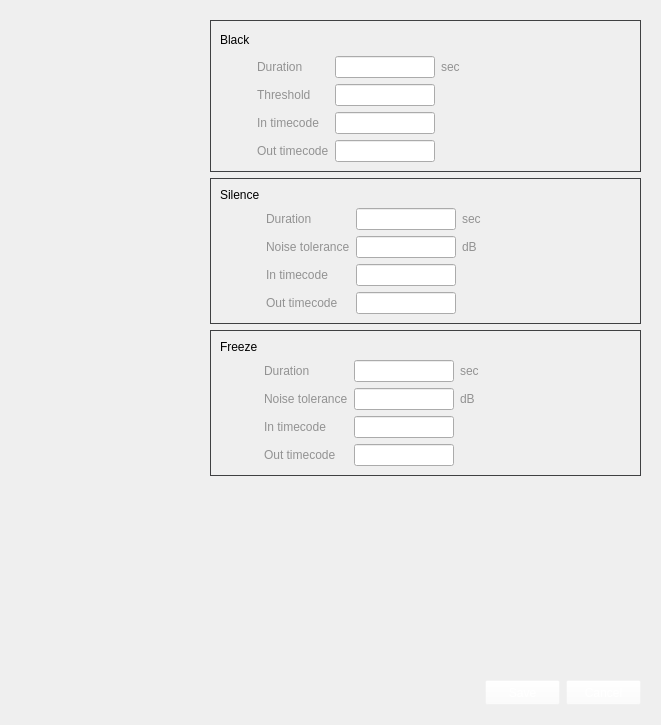
     <widget class="QWidget" name="page_2">
      <property name="geometry">
       <rect>
        <x>0</x>
        <y>0</y>
        <width>661</width>
        <height>725</height>
       </rect>
      </property>
      <attribute name="label">
       <string>Damage test</string>
      </attribute>
      <layout class="QGridLayout" name="gridLayout_16">
       <item row="0" column="1">
        <widget class="QFrame" name="main_frame_blckslnc">
         <layout class="QGridLayout" name="gridLayout_8">
          <item row="3" column="1">
           <spacer name="verticalSpacer_2">
            <property name="orientation">
             <enum>Qt::Vertical</enum>
            </property>
            <property name="sizeHint" stdset="0">
             <size>
              <width>20</width>
              <height>40</height>
             </size>
            </property>
           </spacer>
          </item>
          <item row="0" column="0" colspan="2">
           <widget class="QFrame" name="blck_frame">
            <property name="styleSheet">
             <string notr="true">QFrame#blck_frame{
     border: 1px solid rgb(63,64,66);
}</string>
            </property>
            <layout class="QGridLayout" name="gridLayout_13">
             <item row="1" column="1">
              <layout class="QGridLayout" name="gridLayout_11">
               <item row="1" column="0">
                <widget class="QLabel" name="Threshold_blck">
                 <property name="minimumSize">
                  <size>
                   <width>0</width>
                   <height>0</height>
                  </size>
                 </property>
                 <property name="baseSize">
                  <size>
                   <width>110</width>
                   <height>0</height>
                  </size>
                 </property>
                 <property name="styleSheet">
                  <string notr="true">color: rgb(146, 146, 146)</string>
                 </property>
                 <property name="text">
                  <string>Threshold</string>
                 </property>
                </widget>
               </item>
               <item row="0" column="1">
                <widget class="QLineEdit" name="blck_dur_txt">
                 <property name="minimumSize">
                  <size>
                   <width>60</width>
                   <height>0</height>
                  </size>
                 </property>
                 <property name="maximumSize">
                  <size>
                   <width>100</width>
                   <height>16777215</height>
                  </size>
                 </property>
                </widget>
               </item>
               <item row="0" column="0">
                <widget class="QLabel" name="Duration_blck">
                 <property name="minimumSize">
                  <size>
                   <width>0</width>
                   <height>0</height>
                  </size>
                 </property>
                 <property name="baseSize">
                  <size>
                   <width>110</width>
                   <height>0</height>
                  </size>
                 </property>
                 <property name="styleSheet">
                  <string notr="true">color: rgb(146, 146, 146)</string>
                 </property>
                 <property name="text">
                  <string>Duration</string>
                 </property>
                </widget>
               </item>
               <item row="1" column="1">
                <widget class="QLineEdit" name="blck_thr_txt">
                 <property name="minimumSize">
                  <size>
                   <width>60</width>
                   <height>0</height>
                  </size>
                 </property>
                 <property name="maximumSize">
                  <size>
                   <width>100</width>
                   <height>16777215</height>
                  </size>
                 </property>
                </widget>
               </item>
               <item row="0" column="2">
                <widget class="QLabel" name="Channels_8">
                 <property name="minimumSize">
                  <size>
                   <width>0</width>
                   <height>0</height>
                  </size>
                 </property>
                 <property name="baseSize">
                  <size>
                   <width>110</width>
                   <height>0</height>
                  </size>
                 </property>
                 <property name="styleSheet">
                  <string notr="true">color: rgb(146, 146, 146)</string>
                 </property>
                 <property name="text">
                  <string>sec</string>
                 </property>
                </widget>
               </item>
               <item row="2" column="0">
                <widget class="QLabel" name="NoiseTolerance_slnc_4">
                 <property name="minimumSize">
                  <size>
                   <width>0</width>
                   <height>0</height>
                  </size>
                 </property>
                 <property name="baseSize">
                  <size>
                   <width>110</width>
                   <height>0</height>
                  </size>
                 </property>
                 <property name="styleSheet">
                  <string notr="true">color: rgb(146, 146, 146)</string>
                 </property>
                 <property name="text">
                  <string>In timecode</string>
                 </property>
                </widget>
               </item>
               <item row="3" column="0">
                <widget class="QLabel" name="NoiseTolerance_slnc_5">
                 <property name="minimumSize">
                  <size>
                   <width>0</width>
                   <height>0</height>
                  </size>
                 </property>
                 <property name="baseSize">
                  <size>
                   <width>110</width>
                   <height>0</height>
                  </size>
                 </property>
                 <property name="styleSheet">
                  <string notr="true">color: rgb(146, 146, 146)</string>
                 </property>
                 <property name="text">
                  <string>Out timecode</string>
                 </property>
                </widget>
               </item>
               <item row="2" column="1">
                <widget class="QLineEdit" name="blck_tc_in">
                 <property name="minimumSize">
                  <size>
                   <width>60</width>
                   <height>0</height>
                  </size>
                 </property>
                 <property name="maximumSize">
                  <size>
                   <width>100</width>
                   <height>16777215</height>
                  </size>
                 </property>
                </widget>
               </item>
               <item row="3" column="1">
                <widget class="QLineEdit" name="blck_tc_out">
                 <property name="minimumSize">
                  <size>
                   <width>60</width>
                   <height>0</height>
                  </size>
                 </property>
                 <property name="maximumSize">
                  <size>
                   <width>100</width>
                   <height>16777215</height>
                  </size>
                 </property>
                </widget>
               </item>
              </layout>
             </item>
             <item row="0" column="0">
              <widget class="QLabel" name="Black_sett">
               <property name="minimumSize">
                <size>
                 <width>0</width>
                 <height>20</height>
                </size>
               </property>
               <property name="maximumSize">
                <size>
                 <width>16777215</width>
                 <height>20</height>
                </size>
               </property>
               <property name="text">
                <string>Black</string>
               </property>
              </widget>
             </item>
             <item row="1" column="2">
              <spacer name="horizontalSpacer_6">
               <property name="orientation">
                <enum>Qt::Horizontal</enum>
               </property>
               <property name="sizeHint" stdset="0">
                <size>
                 <width>60</width>
                 <height>20</height>
                </size>
               </property>
              </spacer>
             </item>
            </layout>
           </widget>
          </item>
          <item row="1" column="0" colspan="2">
           <widget class="QFrame" name="slnc_frame">
            <property name="styleSheet">
             <string notr="true">QFrame#slnc_frame{
     border: 1px solid rgb(63,64,66);
}</string>
            </property>
            <layout class="QGridLayout" name="gridLayout_14">
             <item row="1" column="2">
              <spacer name="horizontalSpacer_8">
               <property name="orientation">
                <enum>Qt::Horizontal</enum>
               </property>
               <property name="sizeHint" stdset="0">
                <size>
                 <width>150</width>
                 <height>20</height>
                </size>
               </property>
              </spacer>
             </item>
             <item row="0" column="0">
              <widget class="QLabel" name="Silence_sett">
               <property name="minimumSize">
                <size>
                 <width>20</width>
                 <height>0</height>
                </size>
               </property>
               <property name="maximumSize">
                <size>
                 <width>16777215</width>
                 <height>20</height>
                </size>
               </property>
               <property name="text">
                <string>Silence</string>
               </property>
              </widget>
             </item>
             <item row="1" column="1">
              <layout class="QGridLayout" name="gridLayout_12">
               <item row="0" column="1">
                <widget class="QLineEdit" name="slnc_dur_txt">
                 <property name="minimumSize">
                  <size>
                   <width>60</width>
                   <height>0</height>
                  </size>
                 </property>
                 <property name="maximumSize">
                  <size>
                   <width>100</width>
                   <height>16777215</height>
                  </size>
                 </property>
                </widget>
               </item>
               <item row="1" column="0">
                <widget class="QLabel" name="NoiseTolerance_slnc">
                 <property name="minimumSize">
                  <size>
                   <width>0</width>
                   <height>0</height>
                  </size>
                 </property>
                 <property name="baseSize">
                  <size>
                   <width>110</width>
                   <height>0</height>
                  </size>
                 </property>
                 <property name="styleSheet">
                  <string notr="true">color: rgb(146, 146, 146)</string>
                 </property>
                 <property name="text">
                  <string>Noise tolerance</string>
                 </property>
                </widget>
               </item>
               <item row="0" column="0">
                <widget class="QLabel" name="Duration_slnc">
                 <property name="minimumSize">
                  <size>
                   <width>0</width>
                   <height>0</height>
                  </size>
                 </property>
                 <property name="baseSize">
                  <size>
                   <width>110</width>
                   <height>0</height>
                  </size>
                 </property>
                 <property name="styleSheet">
                  <string notr="true">color: rgb(146, 146, 146)</string>
                 </property>
                 <property name="text">
                  <string>Duration</string>
                 </property>
                </widget>
               </item>
               <item row="2" column="0">
                <widget class="QLabel" name="NoiseTolerance_slnc_2">
                 <property name="minimumSize">
                  <size>
                   <width>0</width>
                   <height>0</height>
                  </size>
                 </property>
                 <property name="baseSize">
                  <size>
                   <width>110</width>
                   <height>0</height>
                  </size>
                 </property>
                 <property name="styleSheet">
                  <string notr="true">color: rgb(146, 146, 146)</string>
                 </property>
                 <property name="text">
                  <string>In timecode</string>
                 </property>
                </widget>
               </item>
               <item row="1" column="2">
                <widget class="QLabel" name="Channels_10">
                 <property name="minimumSize">
                  <size>
                   <width>0</width>
                   <height>0</height>
                  </size>
                 </property>
                 <property name="baseSize">
                  <size>
                   <width>110</width>
                   <height>0</height>
                  </size>
                 </property>
                 <property name="styleSheet">
                  <string notr="true">color: rgb(146, 146, 146)</string>
                 </property>
                 <property name="text">
                  <string>dB</string>
                 </property>
                </widget>
               </item>
               <item row="0" column="2">
                <widget class="QLabel" name="Channels_9">
                 <property name="minimumSize">
                  <size>
                   <width>0</width>
                   <height>0</height>
                  </size>
                 </property>
                 <property name="baseSize">
                  <size>
                   <width>110</width>
                   <height>0</height>
                  </size>
                 </property>
                 <property name="styleSheet">
                  <string notr="true">color: rgb(146, 146, 146)</string>
                 </property>
                 <property name="text">
                  <string>sec</string>
                 </property>
                </widget>
               </item>
               <item row="1" column="1">
                <widget class="QLineEdit" name="slnc_noize_txt">
                 <property name="minimumSize">
                  <size>
                   <width>60</width>
                   <height>0</height>
                  </size>
                 </property>
                 <property name="maximumSize">
                  <size>
                   <width>100</width>
                   <height>16777215</height>
                  </size>
                 </property>
                </widget>
               </item>
               <item row="3" column="0">
                <widget class="QLabel" name="NoiseTolerance_slnc_3">
                 <property name="minimumSize">
                  <size>
                   <width>0</width>
                   <height>0</height>
                  </size>
                 </property>
                 <property name="baseSize">
                  <size>
                   <width>110</width>
                   <height>0</height>
                  </size>
                 </property>
                 <property name="styleSheet">
                  <string notr="true">color: rgb(146, 146, 146)</string>
                 </property>
                 <property name="text">
                  <string>Out timecode</string>
                 </property>
                </widget>
               </item>
               <item row="2" column="1">
                <widget class="QLineEdit" name="slnc_tc_in">
                 <property name="minimumSize">
                  <size>
                   <width>60</width>
                   <height>0</height>
                  </size>
                 </property>
                 <property name="maximumSize">
                  <size>
                   <width>100</width>
                   <height>16777215</height>
                  </size>
                 </property>
                </widget>
               </item>
               <item row="3" column="1">
                <widget class="QLineEdit" name="slnc_tc_out">
                 <property name="minimumSize">
                  <size>
                   <width>60</width>
                   <height>0</height>
                  </size>
                 </property>
                 <property name="maximumSize">
                  <size>
                   <width>100</width>
                   <height>16777215</height>
                  </size>
                 </property>
                </widget>
               </item>
              </layout>
             </item>
            </layout>
           </widget>
          </item>
          <item row="4" column="1">
           <layout class="QHBoxLayout" name="horizontalLayout_3">
            <item>
             <spacer name="horizontalSpacer_10">
              <property name="orientation">
               <enum>Qt::Horizontal</enum>
              </property>
              <property name="sizeHint" stdset="0">
               <size>
                <width>40</width>
                <height>20</height>
               </size>
              </property>
             </spacer>
            </item>
            <item alignment="Qt::AlignRight">
             <widget class="QPushButton" name="saveButton_2">
              <property name="minimumSize">
               <size>
                <width>75</width>
                <height>25</height>
               </size>
              </property>
              <property name="maximumSize">
               <size>
                <width>75</width>
                <height>25</height>
               </size>
              </property>
              <property name="styleSheet">
               <string notr="true">QPushButton{
	 color: white;
     background-color:rgba(255,255,255,10);
}
QPushButton:hover{
color: white
background-color:rgba(255,255,255,10);
}
QPushButton:pressed{
color: white
background-color:rgba(255,255,255,20);
}</string>
              </property>
              <property name="text">
               <string>Save</string>
              </property>
             </widget>
            </item>
            <item alignment="Qt::AlignRight">
             <widget class="QPushButton" name="cancelButton_2">
              <property name="minimumSize">
               <size>
                <width>75</width>
                <height>25</height>
               </size>
              </property>
              <property name="maximumSize">
               <size>
                <width>75</width>
                <height>25</height>
               </size>
              </property>
              <property name="styleSheet">
               <string notr="true">QPushButton{
	 color: white;
     background-color:rgba(255,255,255,10);
}
QPushButton:hover{
color: white
background-color:rgba(255,255,255,10);
}
QPushButton:pressed{
color: white
background-color:rgba(255,255,255,20);
}</string>
              </property>
              <property name="text">
               <string>Cancel</string>
              </property>
             </widget>
            </item>
           </layout>
          </item>
          <item row="2" column="0" colspan="2">
           <widget class="QFrame" name="freeze_frame">
            <property name="styleSheet">
             <string notr="true">QFrame#freeze_frame{
     border: 1px solid rgb(63,64,66);
}</string>
            </property>
            <layout class="QGridLayout" name="gridLayout_17">
             <item row="1" column="2">
              <spacer name="horizontalSpacer_9">
               <property name="orientation">
                <enum>Qt::Horizontal</enum>
               </property>
               <property name="sizeHint" stdset="0">
                <size>
                 <width>150</width>
                 <height>20</height>
                </size>
               </property>
              </spacer>
             </item>
             <item row="0" column="0">
              <widget class="QLabel" name="Silence_sett_2">
               <property name="minimumSize">
                <size>
                 <width>20</width>
                 <height>0</height>
                </size>
               </property>
               <property name="maximumSize">
                <size>
                 <width>16777215</width>
                 <height>20</height>
                </size>
               </property>
               <property name="text">
                <string>Freeze</string>
               </property>
              </widget>
             </item>
             <item row="1" column="1">
              <layout class="QGridLayout" name="gridLayout_18">
               <item row="0" column="1">
                <widget class="QLineEdit" name="frz_dur_txt">
                 <property name="minimumSize">
                  <size>
                   <width>60</width>
                   <height>0</height>
                  </size>
                 </property>
                 <property name="maximumSize">
                  <size>
                   <width>100</width>
                   <height>16777215</height>
                  </size>
                 </property>
                </widget>
               </item>
               <item row="1" column="0">
                <widget class="QLabel" name="NoiseTolerance_slnc_6">
                 <property name="minimumSize">
                  <size>
                   <width>0</width>
                   <height>0</height>
                  </size>
                 </property>
                 <property name="baseSize">
                  <size>
                   <width>110</width>
                   <height>0</height>
                  </size>
                 </property>
                 <property name="styleSheet">
                  <string notr="true">color: rgb(146, 146, 146)</string>
                 </property>
                 <property name="text">
                  <string>Noise tolerance</string>
                 </property>
                </widget>
               </item>
               <item row="0" column="0">
                <widget class="QLabel" name="Duration_slnc_2">
                 <property name="minimumSize">
                  <size>
                   <width>0</width>
                   <height>0</height>
                  </size>
                 </property>
                 <property name="baseSize">
                  <size>
                   <width>110</width>
                   <height>0</height>
                  </size>
                 </property>
                 <property name="styleSheet">
                  <string notr="true">color: rgb(146, 146, 146)</string>
                 </property>
                 <property name="text">
                  <string>Duration</string>
                 </property>
                </widget>
               </item>
               <item row="2" column="0">
                <widget class="QLabel" name="NoiseTolerance_slnc_7">
                 <property name="minimumSize">
                  <size>
                   <width>0</width>
                   <height>0</height>
                  </size>
                 </property>
                 <property name="baseSize">
                  <size>
                   <width>110</width>
                   <height>0</height>
                  </size>
                 </property>
                 <property name="styleSheet">
                  <string notr="true">color: rgb(146, 146, 146)</string>
                 </property>
                 <property name="text">
                  <string>In timecode</string>
                 </property>
                </widget>
               </item>
               <item row="1" column="2">
                <widget class="QLabel" name="Channels_11">
                 <property name="minimumSize">
                  <size>
                   <width>0</width>
                   <height>0</height>
                  </size>
                 </property>
                 <property name="baseSize">
                  <size>
                   <width>110</width>
                   <height>0</height>
                  </size>
                 </property>
                 <property name="styleSheet">
                  <string notr="true">color: rgb(146, 146, 146)</string>
                 </property>
                 <property name="text">
                  <string>dB</string>
                 </property>
                </widget>
               </item>
               <item row="0" column="2">
                <widget class="QLabel" name="Channels_12">
                 <property name="minimumSize">
                  <size>
                   <width>0</width>
                   <height>0</height>
                  </size>
                 </property>
                 <property name="baseSize">
                  <size>
                   <width>110</width>
                   <height>0</height>
                  </size>
                 </property>
                 <property name="styleSheet">
                  <string notr="true">color: rgb(146, 146, 146)</string>
                 </property>
                 <property name="text">
                  <string>sec</string>
                 </property>
                </widget>
               </item>
               <item row="1" column="1">
                <widget class="QLineEdit" name="frz_noize_txt">
                 <property name="minimumSize">
                  <size>
                   <width>60</width>
                   <height>0</height>
                  </size>
                 </property>
                 <property name="maximumSize">
                  <size>
                   <width>100</width>
                   <height>16777215</height>
                  </size>
                 </property>
                </widget>
               </item>
               <item row="3" column="0">
                <widget class="QLabel" name="NoiseTolerance_slnc_8">
                 <property name="minimumSize">
                  <size>
                   <width>0</width>
                   <height>0</height>
                  </size>
                 </property>
                 <property name="baseSize">
                  <size>
                   <width>110</width>
                   <height>0</height>
                  </size>
                 </property>
                 <property name="styleSheet">
                  <string notr="true">color: rgb(146, 146, 146)</string>
                 </property>
                 <property name="text">
                  <string>Out timecode</string>
                 </property>
                </widget>
               </item>
               <item row="2" column="1">
                <widget class="QLineEdit" name="frz_tc_in">
                 <property name="minimumSize">
                  <size>
                   <width>60</width>
                   <height>0</height>
                  </size>
                 </property>
                 <property name="maximumSize">
                  <size>
                   <width>100</width>
                   <height>16777215</height>
                  </size>
                 </property>
                </widget>
               </item>
               <item row="3" column="1">
                <widget class="QLineEdit" name="frz_tc_out">
                 <property name="minimumSize">
                  <size>
                   <width>60</width>
                   <height>0</height>
                  </size>
                 </property>
                 <property name="maximumSize">
                  <size>
                   <width>100</width>
                   <height>16777215</height>
                  </size>
                 </property>
                </widget>
               </item>
              </layout>
             </item>
            </layout>
           </widget>
          </item>
         </layout>
        </widget>
       </item>
       <item row="0" column="0">
        <spacer name="horizontalSpacer_5">
         <property name="orientation">
          <enum>Qt::Horizontal</enum>
         </property>
         <property name="sizeHint" stdset="0">
          <size>
           <width>40</width>
           <height>20</height>
          </size>
         </property>
        </spacer>
       </item>
      </layout>
     </widget>
